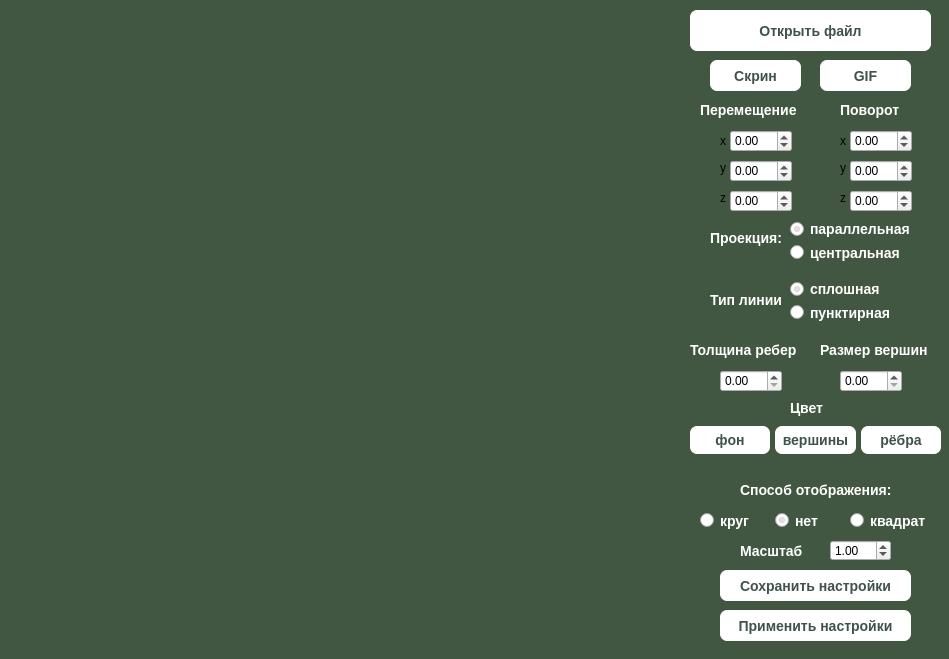
<?xml version="1.0" encoding="UTF-8"?>
<ui version="4.0">
 <class>MainWindow</class>
 <widget class="QMainWindow" name="MainWindow">
  <property name="geometry">
   <rect>
    <x>0</x>
    <y>0</y>
    <width>949</width>
    <height>659</height>
   </rect>
  </property>
  <property name="minimumSize">
   <size>
    <width>949</width>
    <height>659</height>
   </size>
  </property>
  <property name="maximumSize">
   <size>
    <width>949</width>
    <height>659</height>
   </size>
  </property>
  <property name="windowTitle">
   <string>MainWindow</string>
  </property>
  <property name="styleSheet">
   <string notr="true">QMainWindow {
    background-color: rgb(65, 87, 66); 
}</string>
  </property>
  <property name="animated">
   <bool>true</bool>
  </property>
  <property name="unifiedTitleAndToolBarOnMac">
   <bool>false</bool>
  </property>
  <widget class="QWidget" name="centralwidget">
   <widget class="MyOpenGLWidget" name="GLWidget" native="true">
    <property name="geometry">
     <rect>
      <x>10</x>
      <y>40</y>
      <width>661</width>
      <height>611</height>
     </rect>
    </property>
   </widget>
   <widget class="QPushButton" name="pushButton_open_file">
    <property name="geometry">
     <rect>
      <x>690</x>
      <y>10</y>
      <width>241</width>
      <height>41</height>
     </rect>
    </property>
    <property name="styleSheet">
     <string notr="true"> QPushButton {
     background-color: white;
     border-style: outset;
     border-radius: 7px;
     border-color: beige;
     font: bold 14px;
     padding: 6px;
	 width: 50px; 
	color:rgb(63, 82, 76);
 }
 QPushButton:pressed {
     background-color: rgb(215,205, 196);
     border-style: inset;
 }
</string>
    </property>
    <property name="text">
     <string>Открыть файл</string>
    </property>
   </widget>
   <widget class="QLabel" name="label">
    <property name="geometry">
     <rect>
      <x>10</x>
      <y>10</y>
      <width>661</width>
      <height>21</height>
     </rect>
    </property>
    <property name="font">
     <font>
      <pointsize>14</pointsize>
     </font>
    </property>
    <property name="layoutDirection">
     <enum>Qt::LeftToRight</enum>
    </property>
    <property name="text">
     <string/>
    </property>
   </widget>
   <widget class="QPushButton" name="pushButton_screen">
    <property name="geometry">
     <rect>
      <x>710</x>
      <y>60</y>
      <width>91</width>
      <height>31</height>
     </rect>
    </property>
    <property name="styleSheet">
     <string notr="true"> QPushButton {
     background-color: white;
     border-style: outset;
     border-radius: 7px;
     border-color: beige;
     font: bold 14px;
     padding: 6px;
	 width: 50px; 
	color:rgb(63, 82, 76);
 }
 QPushButton:pressed {
     background-color: rgb(215,205, 196);
     border-style: inset;
 }
</string>
    </property>
    <property name="text">
     <string>Скрин</string>
    </property>
   </widget>
   <widget class="QPushButton" name="pushButton_gif">
    <property name="geometry">
     <rect>
      <x>820</x>
      <y>60</y>
      <width>91</width>
      <height>31</height>
     </rect>
    </property>
    <property name="styleSheet">
     <string notr="true"> QPushButton {
     background-color: white;
     border-style: outset;
     border-radius: 7px;
     border-color: beige;
     font: bold 14px;
     padding: 6px;
	 width: 50px; 
	color:rgb(63, 82, 76);
 }
 QPushButton:pressed {
     background-color: rgb(215,205, 196);
     border-style: inset;
 }
</string>
    </property>
    <property name="text">
     <string>GIF</string>
    </property>
   </widget>
   <widget class="QDoubleSpinBox" name="move_X">
    <property name="geometry">
     <rect>
      <x>730</x>
      <y>130</y>
      <width>62</width>
      <height>22</height>
     </rect>
    </property>
    <property name="minimum">
     <double>-1000.000000000000000</double>
    </property>
    <property name="maximum">
     <double>1000.000000000000000</double>
    </property>
   </widget>
   <widget class="QDoubleSpinBox" name="rotate_X">
    <property name="geometry">
     <rect>
      <x>850</x>
      <y>130</y>
      <width>62</width>
      <height>22</height>
     </rect>
    </property>
    <property name="minimum">
     <double>-1000.000000000000000</double>
    </property>
    <property name="maximum">
     <double>1000.000000000000000</double>
    </property>
   </widget>
   <widget class="QLabel" name="label_2">
    <property name="geometry">
     <rect>
      <x>700</x>
      <y>100</y>
      <width>101</width>
      <height>20</height>
     </rect>
    </property>
    <property name="styleSheet">
     <string notr="true">QLabel {
     font: bold 14px;
	color:white;
}</string>
    </property>
    <property name="text">
     <string>Перемещение</string>
    </property>
   </widget>
   <widget class="QLabel" name="label_3">
    <property name="geometry">
     <rect>
      <x>840</x>
      <y>100</y>
      <width>61</width>
      <height>20</height>
     </rect>
    </property>
    <property name="styleSheet">
     <string notr="true">QLabel {
     font: bold 14px;
	color:white;
}</string>
    </property>
    <property name="text">
     <string>Поворот</string>
    </property>
   </widget>
   <widget class="QLabel" name="label_4">
    <property name="geometry">
     <rect>
      <x>720</x>
      <y>120</y>
      <width>21</width>
      <height>41</height>
     </rect>
    </property>
    <property name="text">
     <string>x</string>
    </property>
   </widget>
   <widget class="QLabel" name="label_5">
    <property name="geometry">
     <rect>
      <x>720</x>
      <y>160</y>
      <width>58</width>
      <height>16</height>
     </rect>
    </property>
    <property name="text">
     <string>y</string>
    </property>
   </widget>
   <widget class="QLabel" name="label_6">
    <property name="geometry">
     <rect>
      <x>720</x>
      <y>190</y>
      <width>58</width>
      <height>16</height>
     </rect>
    </property>
    <property name="text">
     <string>z</string>
    </property>
   </widget>
   <widget class="QLabel" name="label_7">
    <property name="geometry">
     <rect>
      <x>840</x>
      <y>160</y>
      <width>58</width>
      <height>16</height>
     </rect>
    </property>
    <property name="text">
     <string>y</string>
    </property>
   </widget>
   <widget class="QLabel" name="label_8">
    <property name="geometry">
     <rect>
      <x>840</x>
      <y>120</y>
      <width>21</width>
      <height>41</height>
     </rect>
    </property>
    <property name="text">
     <string>x</string>
    </property>
   </widget>
   <widget class="QLabel" name="label_9">
    <property name="geometry">
     <rect>
      <x>840</x>
      <y>190</y>
      <width>58</width>
      <height>16</height>
     </rect>
    </property>
    <property name="text">
     <string>z</string>
    </property>
   </widget>
   <widget class="QLabel" name="label_10">
    <property name="geometry">
     <rect>
      <x>740</x>
      <y>540</y>
      <width>71</width>
      <height>21</height>
     </rect>
    </property>
    <property name="styleSheet">
     <string notr="true">QLabel {
     font: bold 14px;
	color:white;
}</string>
    </property>
    <property name="text">
     <string>Масштаб</string>
    </property>
   </widget>
   <widget class="QDoubleSpinBox" name="scale">
    <property name="geometry">
     <rect>
      <x>830</x>
      <y>540</y>
      <width>61</width>
      <height>21</height>
     </rect>
    </property>
    <property name="toolTipDuration">
     <number>0</number>
    </property>
    <property name="minimum">
     <double>0.100000000000000</double>
    </property>
    <property name="maximum">
     <double>10.000000000000000</double>
    </property>
    <property name="singleStep">
     <double>0.100000000000000</double>
    </property>
    <property name="value">
     <double>1.000000000000000</double>
    </property>
   </widget>
   <widget class="QLabel" name="label_11">
    <property name="geometry">
     <rect>
      <x>710</x>
      <y>230</y>
      <width>71</width>
      <height>16</height>
     </rect>
    </property>
    <property name="styleSheet">
     <string notr="true">QLabel {
     font: bold 14px;
	color:white;
}</string>
    </property>
    <property name="text">
     <string>Проекция:</string>
    </property>
   </widget>
   <widget class="QLabel" name="label_12">
    <property name="geometry">
     <rect>
      <x>710</x>
      <y>290</y>
      <width>71</width>
      <height>20</height>
     </rect>
    </property>
    <property name="styleSheet">
     <string notr="true">QLabel {
     font: bold 14px;
	color:white;
}</string>
    </property>
    <property name="text">
     <string>Тип линии</string>
    </property>
   </widget>
   <widget class="QLabel" name="label_13">
    <property name="geometry">
     <rect>
      <x>690</x>
      <y>340</y>
      <width>111</width>
      <height>20</height>
     </rect>
    </property>
    <property name="styleSheet">
     <string notr="true">QLabel {
     font: bold 14px;
	color:white;
}</string>
    </property>
    <property name="text">
     <string>Толщина ребер</string>
    </property>
   </widget>
   <widget class="QDoubleSpinBox" name="size_lines">
    <property name="geometry">
     <rect>
      <x>720</x>
      <y>370</y>
      <width>62</width>
      <height>22</height>
     </rect>
    </property>
   </widget>
   <widget class="QLabel" name="label_14">
    <property name="geometry">
     <rect>
      <x>820</x>
      <y>340</y>
      <width>111</width>
      <height>20</height>
     </rect>
    </property>
    <property name="styleSheet">
     <string notr="true">QLabel {
     font: bold 14px;
	color:white;
}</string>
    </property>
    <property name="text">
     <string>Размер вершин</string>
    </property>
   </widget>
   <widget class="QDoubleSpinBox" name="size_of_point">
    <property name="geometry">
     <rect>
      <x>840</x>
      <y>370</y>
      <width>62</width>
      <height>22</height>
     </rect>
    </property>
   </widget>
   <widget class="QLabel" name="label_15">
    <property name="geometry">
     <rect>
      <x>740</x>
      <y>480</y>
      <width>151</width>
      <height>20</height>
     </rect>
    </property>
    <property name="styleSheet">
     <string notr="true">QLabel {
     font: bold 14px;
	color:white;
}</string>
    </property>
    <property name="text">
     <string>Способ отображения:</string>
    </property>
   </widget>
   <widget class="QLabel" name="label_16">
    <property name="geometry">
     <rect>
      <x>790</x>
      <y>400</y>
      <width>58</width>
      <height>16</height>
     </rect>
    </property>
    <property name="styleSheet">
     <string notr="true">QLabel {
     font: bold 14px;
	color:white;
}</string>
    </property>
    <property name="text">
     <string>Цвет</string>
    </property>
   </widget>
   <widget class="QWidget" name="horizontalLayoutWidget">
    <property name="geometry">
     <rect>
      <x>690</x>
      <y>420</y>
      <width>251</width>
      <height>40</height>
     </rect>
    </property>
    <layout class="QHBoxLayout" name="horizontalLayout">
     <property name="spacing">
      <number>5</number>
     </property>
     <item>
      <widget class="QPushButton" name="color_back">
       <property name="styleSheet">
        <string notr="true"> QPushButton {
     background-color: white;
     border-style: outset;
     border-radius: 7px;
     border-color: beige;
     font: bold 14px;
     padding: 6px;
	 width: 50px; 
	color:rgb(63, 82, 76);
 }
 QPushButton:pressed {
     background-color: rgb(215,205, 196);
     border-style: inset;
 }
</string>
       </property>
       <property name="text">
        <string>фон</string>
       </property>
      </widget>
     </item>
     <item>
      <widget class="QPushButton" name="color_points">
       <property name="styleSheet">
        <string notr="true"> QPushButton {
     background-color: white;
     border-style: outset;
     border-radius: 7px;
     border-color: beige;
     font: bold 14px;
     padding: 6px;
	 width: 50px; 
	color:rgb(63, 82, 76);
 }
 QPushButton:pressed {
     background-color: rgb(215,205, 196);
     border-style: inset;
 }
</string>
       </property>
       <property name="text">
        <string>вершины</string>
       </property>
      </widget>
     </item>
     <item>
      <widget class="QPushButton" name="color_line">
       <property name="styleSheet">
        <string notr="true"> QPushButton {
     background-color: white;
     border-style: outset;
     border-radius: 7px;
     border-color: beige;
     font: bold 14px;
     padding: 6px;
	 width: 60px; 
	color:rgb(63, 82, 76);
 }
 QPushButton:pressed {
     background-color: rgb(215,205, 196);
     border-style: inset;
 }
</string>
       </property>
       <property name="text">
        <string>рёбра</string>
       </property>
      </widget>
     </item>
    </layout>
   </widget>
   <widget class="QPushButton" name="save_settings">
    <property name="geometry">
     <rect>
      <x>720</x>
      <y>570</y>
      <width>191</width>
      <height>31</height>
     </rect>
    </property>
    <property name="styleSheet">
     <string notr="true"> QPushButton {
     background-color: white;
     border-style: outset;
     border-radius: 7px;
     border-color: beige;
     font: bold 14px;
     padding: 6px;
	 width: 50px; 
	color:rgb(63, 82, 76);
 }
 QPushButton:pressed {
     background-color: rgb(215,205, 196);
     border-style: inset;
 }
</string>
    </property>
    <property name="text">
     <string>Сохранить настройки</string>
    </property>
   </widget>
   <widget class="QDoubleSpinBox" name="move_Y">
    <property name="geometry">
     <rect>
      <x>730</x>
      <y>160</y>
      <width>62</width>
      <height>22</height>
     </rect>
    </property>
    <property name="minimum">
     <double>-1000.000000000000000</double>
    </property>
    <property name="maximum">
     <double>1000.000000000000000</double>
    </property>
   </widget>
   <widget class="QDoubleSpinBox" name="move_Z">
    <property name="geometry">
     <rect>
      <x>730</x>
      <y>190</y>
      <width>62</width>
      <height>22</height>
     </rect>
    </property>
    <property name="minimum">
     <double>-1000.000000000000000</double>
    </property>
    <property name="maximum">
     <double>1000.000000000000000</double>
    </property>
   </widget>
   <widget class="QDoubleSpinBox" name="rotate_Y">
    <property name="geometry">
     <rect>
      <x>850</x>
      <y>160</y>
      <width>62</width>
      <height>22</height>
     </rect>
    </property>
    <property name="minimum">
     <double>-1000.000000000000000</double>
    </property>
    <property name="maximum">
     <double>1000.000000000000000</double>
    </property>
   </widget>
   <widget class="QDoubleSpinBox" name="rotate_Z">
    <property name="geometry">
     <rect>
      <x>850</x>
      <y>190</y>
      <width>62</width>
      <height>22</height>
     </rect>
    </property>
    <property name="minimum">
     <double>-1000.000000000000000</double>
    </property>
    <property name="maximum">
     <double>1000.000000000000000</double>
    </property>
   </widget>
   <widget class="QPushButton" name="use_settings">
    <property name="geometry">
     <rect>
      <x>720</x>
      <y>610</y>
      <width>191</width>
      <height>31</height>
     </rect>
    </property>
    <property name="styleSheet">
     <string notr="true"> QPushButton {
     background-color: white;
     border-style: outset;
     border-radius: 7px;
     border-color: beige;
     font: bold 14px;
     padding: 6px;
	 width: 50px; 
	color:rgb(63, 82, 76);
 }
 QPushButton:pressed {
     background-color: rgb(215,205, 196);
     border-style: inset;
 }
</string>
    </property>
    <property name="text">
     <string>Применить настройки</string>
    </property>
   </widget>
   <widget class="QWidget" name="">
    <property name="geometry">
     <rect>
      <x>790</x>
      <y>220</y>
      <width>126</width>
      <height>41</height>
     </rect>
    </property>
    <layout class="QVBoxLayout" name="verticalLayout">
     <item>
      <widget class="QRadioButton" name="projection_parallel">
       <property name="styleSheet">
        <string notr="true">QRadioButton {
     font: bold 14px;
	color:white;
}</string>
       </property>
       <property name="text">
        <string>параллельная</string>
       </property>
       <property name="checked">
        <bool>true</bool>
       </property>
      </widget>
     </item>
     <item>
      <widget class="QRadioButton" name="projection_central">
       <property name="styleSheet">
        <string notr="true">QRadioButton {
     font: bold 14px;
	color:white;
}</string>
       </property>
       <property name="text">
        <string>центральная</string>
       </property>
      </widget>
     </item>
    </layout>
   </widget>
   <widget class="QWidget" name="">
    <property name="geometry">
     <rect>
      <x>790</x>
      <y>280</y>
      <width>109</width>
      <height>41</height>
     </rect>
    </property>
    <layout class="QVBoxLayout" name="verticalLayout_2">
     <item>
      <widget class="QRadioButton" name="line_solid">
       <property name="styleSheet">
        <string notr="true">QRadioButton {
     font: bold 14px;
	color:white;
}</string>
       </property>
       <property name="text">
        <string>сплошная</string>
       </property>
       <property name="checked">
        <bool>true</bool>
       </property>
      </widget>
     </item>
     <item>
      <widget class="QRadioButton" name="line_dots">
       <property name="styleSheet">
        <string notr="true">QRadioButton {
     font: bold 14px;
	color:white;
}</string>
       </property>
       <property name="text">
        <string>пунктирная</string>
       </property>
      </widget>
     </item>
    </layout>
   </widget>
   <widget class="QWidget" name="">
    <property name="geometry">
     <rect>
      <x>700</x>
      <y>510</y>
      <width>231</width>
      <height>21</height>
     </rect>
    </property>
    <layout class="QHBoxLayout" name="horizontalLayout_2">
     <item>
      <widget class="QRadioButton" name="round_point">
       <property name="styleSheet">
        <string notr="true">QRadioButton {
     font: bold 14px;
	color:white;
}</string>
       </property>
       <property name="text">
        <string>круг</string>
       </property>
      </widget>
     </item>
     <item>
      <widget class="QRadioButton" name="no_point">
       <property name="styleSheet">
        <string notr="true">QRadioButton {
     font: bold 14px;
	color:white;
}</string>
       </property>
       <property name="text">
        <string>нет</string>
       </property>
       <property name="checked">
        <bool>true</bool>
       </property>
      </widget>
     </item>
     <item>
      <widget class="QRadioButton" name="square_point">
       <property name="styleSheet">
        <string notr="true">QRadioButton {
     font: bold 14px;
	color:white;
}</string>
       </property>
       <property name="text">
        <string>квадрат</string>
       </property>
      </widget>
     </item>
    </layout>
   </widget>
  </widget>
 </widget>
 <customwidgets>
  <customwidget>
   <class>MyOpenGLWidget</class>
   <extends>QWidget</extends>
   <header>myopenglwidget.h</header>
   <container>1</container>
  </customwidget>
 </customwidgets>
 <resources/>
 <connections/>
</ui>
